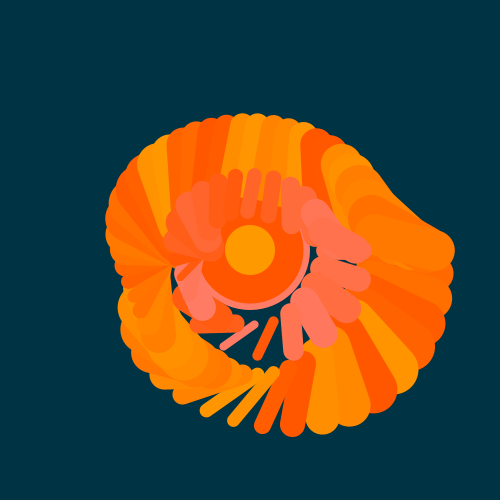
Frame 1 (no input)
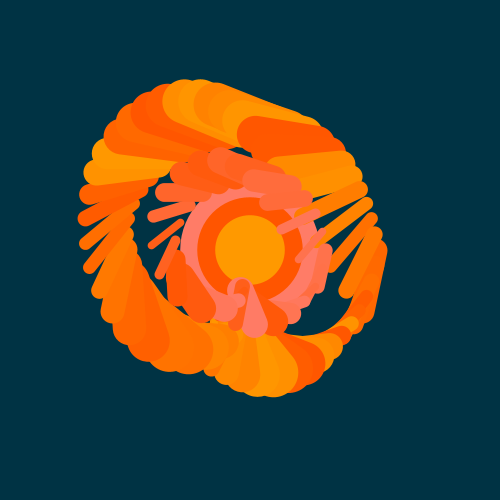
Frame 60 (the mouse pressed at the canvas centre just before this capture)
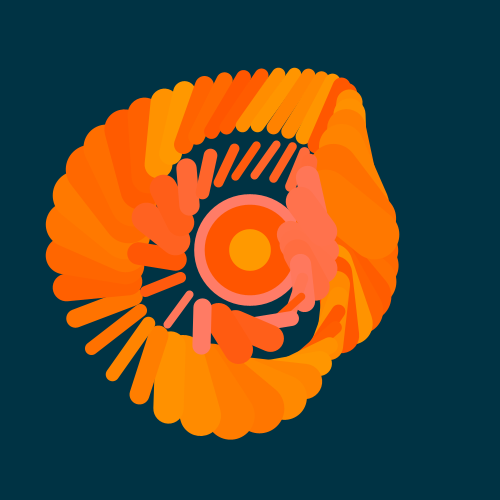
Frame 120 (the mouse held since frame 60 and released just before this capture)

The Processing sketch that drew these frames (run headless with seeded random() and noise(); from frame 60 on, the mouse is pressed at the canvas centre):

// Processing sketch: day_17
// ── day_17.pde
// (c) 2021 Joseph HENRY
// This code is licensed under MIT license (see LICENSE for details)

color yellow, orange, pink;

float offset = 0;

void lines(float x, float y, float size, int nLines, float offset, color fromColor, color toColor) {
  float slice = TWO_PI / (float) nLines;
  float radius = size / 2;
  
  push();
  translate(x, y);
  
  for (int i = 0; i < nLines; i++) {
    randomSeed(i * 1000);
    
    float angle = i * slice;
    float rotMultiplier = sin(angle / 2) + 1;
    float rotation = angle * rotMultiplier + offset;
    color col = lerpColor(fromColor, toColor, random(1));
    
    stroke(col);
    strokeWeight(map(sin(rotation * 2), -1, 1, size / 20, size / 5));
    
    push();
    translate(cos(angle) * radius, sin(angle) * radius);
    rotate(rotation);
    line(0, 0, size / 4, 0);
    pop();
  }
  
  pop();
}

void setup() {
  size(500, 500);
  
  yellow = color(#ff9900);
  orange = color(#ff5500);
  pink = color(#ff7c67);
}

void draw() {
  background(#003344);
  
  translate(width / 2, height / 2);
  
  noStroke();
  fill(pink);
  circle(0, 0, 120 + sin(offset) * 20);
  
  fill(orange);
  circle(0, 0, 100 + sin(offset + QUARTER_PI) * 10);
  
  fill(yellow);
  circle(0, 0, 50 + sin(offset) * 20);
  
  
  lines(0, 0, 250, 50, offset, yellow, orange);
  lines(0, 0, 150, 25, offset, orange, pink);
  
  offset += 0.03;
}
